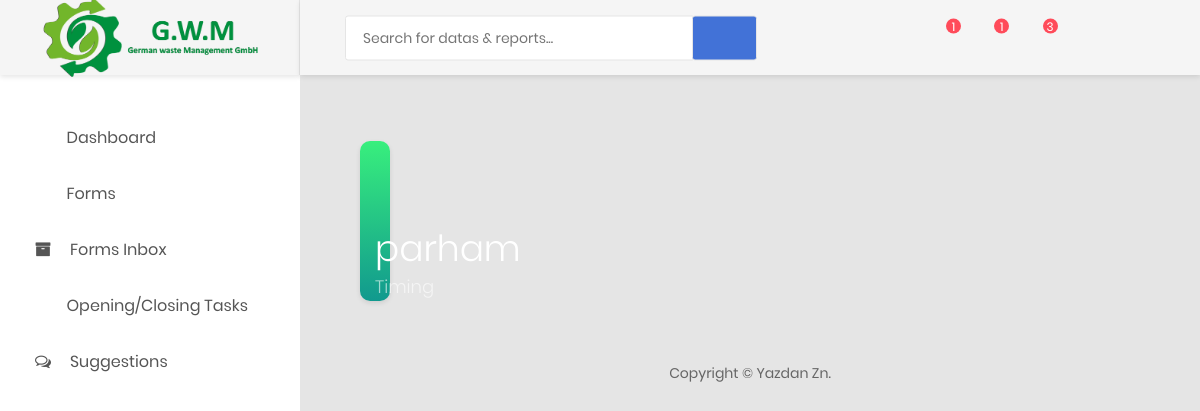
/dashboard/suggestions/admin/, run on an earlier commit of the app's database.
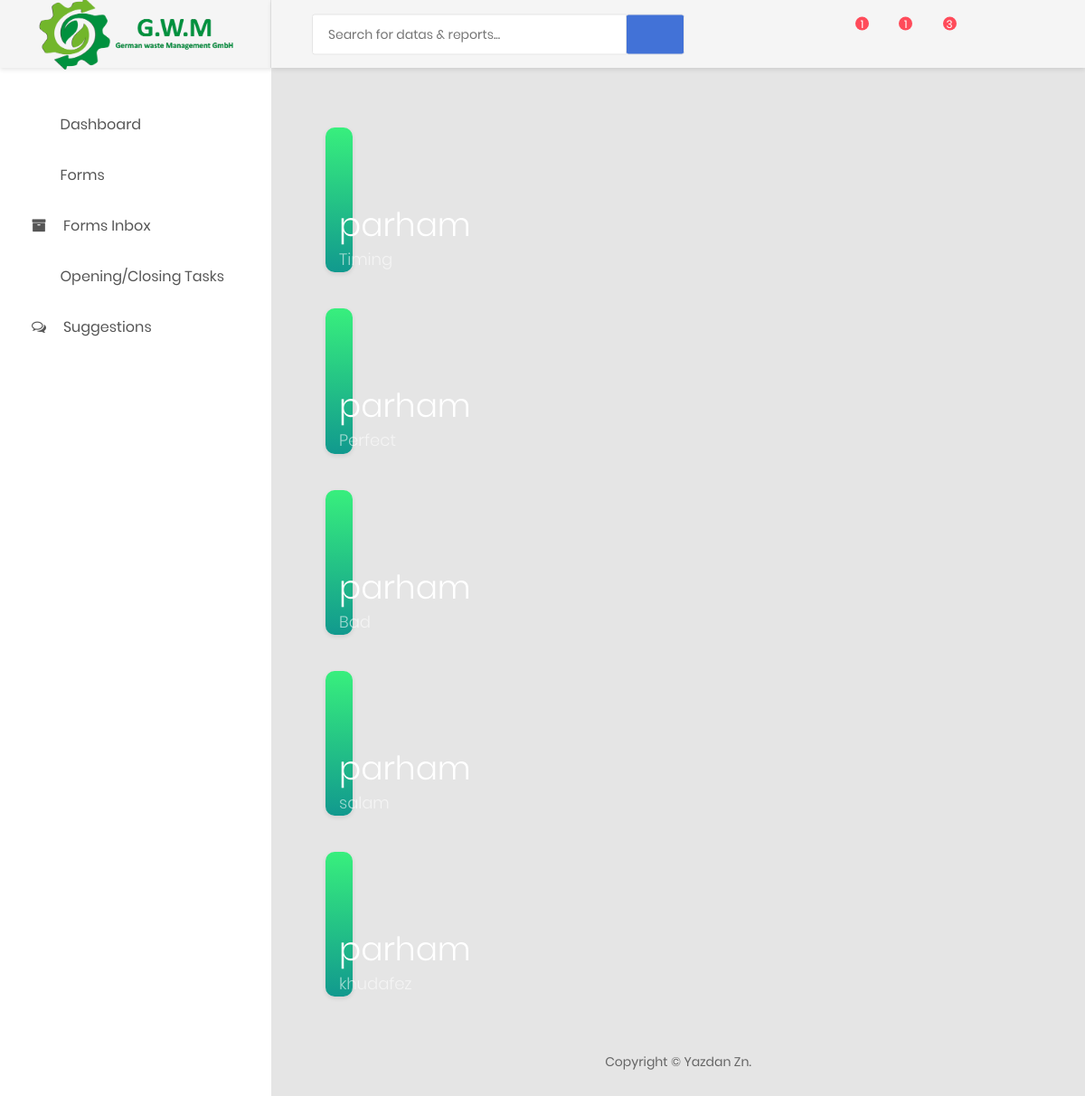
And on a later commit of the database.
### suggestions/models.py (models this page shows, shortened)
class SuggestionSample(models.Model):
    user = models.ForeignKey("dashboard.User", related_name='octuserS' , on_delete=models.CASCADE)
    title = models.CharField(max_length=50)
    description = models.TextField()
    isSeen = models.BooleanField(default=False)

### dashboard/models.py (models this page shows, shortened)
class User(AbstractUser):
    email = models.CharField(max_length=80,unique=True)
    username = models.CharField(max_length=45,unique=True)
    first_name = models.CharField(max_length=45)
    last_name =  models.CharField(max_length=45)
    role = models.CharField(max_length=45, choices=ROLES)
    department = models.ForeignKey("Department",on_delete=models.SET_NULL, null=True)
    USERNAME_FIELD="username"
    REQUIRED_FIELDS=['email',"first_name","last_name","role"]
    def __str__(self):
        return self.username

### suggestions/views.py (the view)
# urls.py: path("admin/", views.get_all_suggestion, name="suggestions-admin"),
def get_all_suggestion(request):
    data = SuggestionSample.objects.all()
    return render(request,'suggestions/suggestions-admin.html', {'page':'suggestions-admin', 'data' : data, 'counter' : 2})

### suggestions/templates/suggestions/suggestions-admin.html (shortened to what this page needs)
{% extends 'dashboard/base.html' %}
{% block content %}
<div class="row m-t-25">
    <div class="col-sm-6 col-lg-3">
    {% for item in data %}
        <div class="col-sm-6 col-lg-3">
            <div class="overview-item overview-item--c2">
                        <div class="overview__inner">
                            <div class="overview-box clearfix">
                                <div class="icon">
                                    <i class="zmdi zmdi-account-o"></i>
                                </div>
                                <div class="text">
                                    <h2>{{item.user}}</h2>
                                    <span>{{item.title}}</span>
                                </div>
                            </div>
                        </div>
            </div>
        </div>
    {% endfor %}
    </div>
</div>
{% endblock content %}

### dashboard/templates/dashboard/base.html (shortened to what this page needs)
<!DOCTYPE html>
<html lang="en">
<head>
    {% load static %}
    <link href={% static "css/font-face.css" %} rel="stylesheet" media="all">
    <link href={% static "vendor/font-awesome-4.7/css/font-awesome.min.css" %} rel="stylesheet" media="all">
    <link href={% static "vendor/font-awesome-5/css/fontawesome-all.min.css" %} rel="stylesheet" media="all">
    <link href={% static "vendor/mdi-font/css/material-design-iconic-font.min.css" %} rel="stylesheet" media="all">
    <link rel="stylesheet" href="https://cdnjs.cloudflare.com/ajax/libs/font-awesome/4.7.0/css/font-awesome.min.css">
    <link href={% static "vendor/bootstrap-4.1/bootstrap.min.css" %} rel="stylesheet" media="all">
    <link href={% static "vendor/animsition/animsition.min.css" %} rel="stylesheet" media="all">
    <link href={% static "vendor/bootstrap-progressbar/bootstrap-progressbar-3.3.4.min.css" %} rel="stylesheet" media="all">
    <link href={% static "vendor/wow/animate.css" %} rel="stylesheet" media="all">
    <link href={% static "vendor/css-hamburgers/hamburgers.min.css" %} rel="stylesheet" media="all">
    <link href={% static "vendor/slick/slick.css" %} rel="stylesheet" media="all">
    <link href={% static "vendor/select2/select2.min.css" %} rel="stylesheet" media="all">
    <link href={% static "vendor/perfect-scrollbar/perfect-scrollbar.css" %} rel="stylesheet" media="all">
    <link href={% static "css/theme.css" %} rel="stylesheet" media="all">
</head>
<body class="animsition">
    <div class="page-wrapper">
        <aside class="menu-sidebar d-none d-lg-block">
            <div class="logo">
                <a href="#">
                    <img src={% static "images/icon/logo.png"%} alt="Cool Admin" />
                </a>
            </div>
            <div class="menu-sidebar__content js-scrollbar1">
                <nav class="navbar-sidebar">
                    <ul class="list-unstyled navbar__list">
                        <li {% if page == "dashboard" %} class="active" {% endif %}>
                            <a href="{% url "dashboard"  %}">
                                <i class="fas fa-tachometer-alt"></i>Dashboard</a>
                        </li>
                        <li {% if page == "forms" %} class="active" {% endif %}>
                            <a href={% url "forms"%}>
                                <i class="far fa-check-square"></i>Forms</a>
                        </li>
                        <li {% if page == "forms-inbox" %} class="active" {% endif %}>
                            <a href={% url "forms-inbox"%}>
                                <i class="fa fa-archive"></i>Forms Inbox</a>
                        </li>
                        <li {% if page == "oc-tasks" %} class="active" {% endif %}>
                            <a href={% url "oc-tasks"%}>
                                <i class="far  fa-calendar-o"></i>Opening/Closing Tasks</a>
                        </li>
                        <li {% if page == "suggestions" %} class="active" {% endif %}>
                            <a href={% url "suggestions"%}>
                                <i class="fa fa-comments-o" style="font-size:16px"></i>Suggestions</a>
                        </li>
                    </ul>
                </nav>
            </div>
        </aside>
        <div class="page-container">
            <header class="header-desktop">
                <div class="section__content section__content--p30">
                    <div class="container-fluid">
                        <div class="header-wrap">
                            <form class="form-header" action="" method="POST">
                                <input class="au-input au-input--xl" type="text" name="search" placeholder="Search for datas &amp; reports..." />
                                <button class="au-btn--submit" type="submit">
                                    <i class="zmdi zmdi-search"></i>
                                </button>
                            </form>
                            <div class="header-button">
                                <div class="noti-wrap">
                                    <div class="noti__item js-item-menu">
                                        <i class="zmdi zmdi-comment-more"></i>
                                        <span class="quantity">1</span>
                                    </div>
                                    <div class="noti__item js-item-menu">
                                        <i class="zmdi zmdi-email"></i>
                                        <span class="quantity">1</span>
                                    </div>
                                    <div class="noti__item js-item-menu">
                                        <i class="zmdi zmdi-notifications"></i>
                                        <span class="quantity">3</span>
                                    </div>
                                </div>
                                <div class="account-wrap">
                                    <div class="account-item clearfix js-item-menu">
                                        <div class="image">
                                        </div>
                                        <div class="content">
                                            <a class="js-acc-btn" href="#">{{ user.first_name }} {{ user.last_name }}</a>
                                        </div>
                                    </div>
                                </div>
                            </div>
                        </div>
                    </div>
                </div>
            </header>
            <div class="main-content">
                <div class="section__content section__content--p30">
                    <div class="container-fluid">
                        {% block content %}
                        {% endblock content %}
                        <div class="row">
                            <div class="col-md-12">
                                <div class="copyright">
                                    <p>Copyright © Yazdan Zn</a>.</p>
                                </div>
                            </div>
                        </div>
                    </div>
                </div>
            </div>
        </div>
    </div>
</body>
</html>

What changed in the data, as far as the page shows it:
added SuggestionSample: user "parham", title "Perfect"
added SuggestionSample: user "parham", title "Bad"
added SuggestionSample: user "parham", title "salam"
added SuggestionSample: user "parham", title "khudafez"
